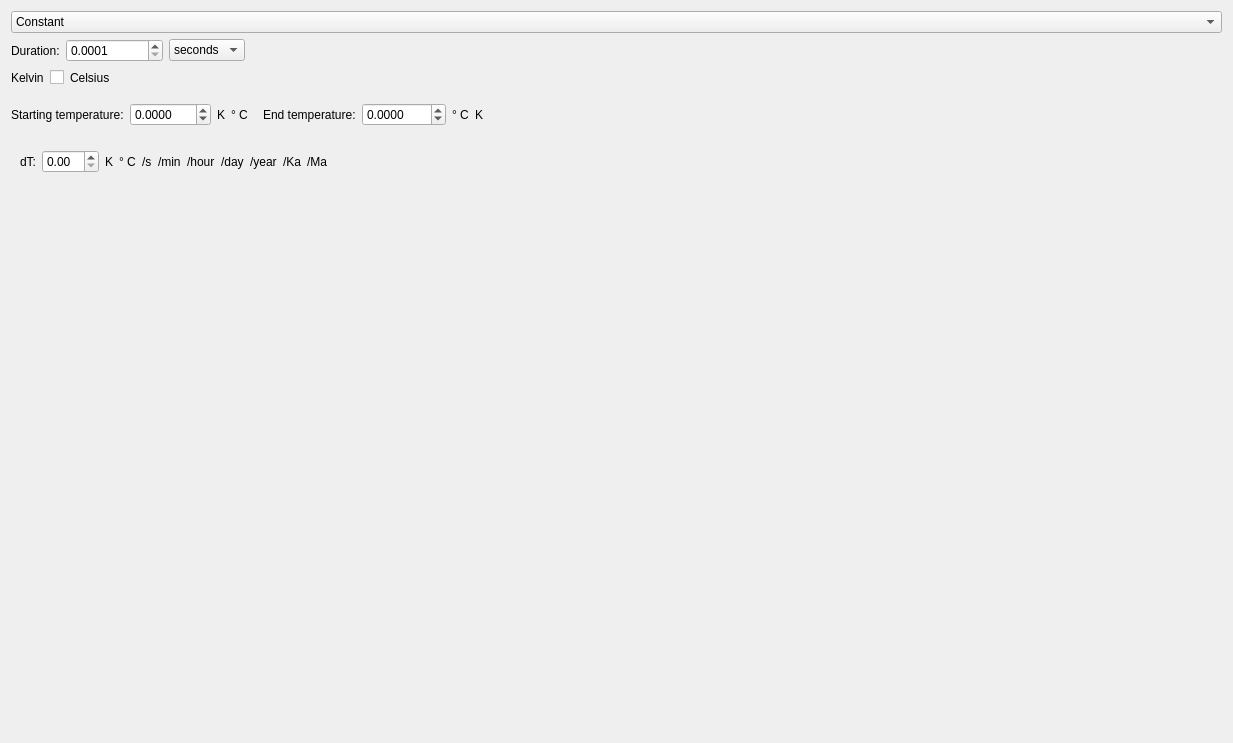
        <widget class="QWidget" name="TempInputWidget">
         <property name="geometry">
          <rect>
           <x>0</x>
           <y>0</y>
           <width>1233</width>
           <height>743</height>
          </rect>
         </property>
         <property name="minimumSize">
          <size>
           <width>0</width>
           <height>0</height>
          </size>
         </property>
         <layout class="QVBoxLayout" name="verticalLayout_6">
          <item>
           <widget class="QComboBox" name="tempProfileKind">
            <item>
             <property name="text">
              <string>Constant</string>
             </property>
            </item>
            <item>
             <property name="text">
              <string>Linear</string>
             </property>
            </item>
            <item>
             <property name="text">
              <string>Other</string>
             </property>
            </item>
           </widget>
          </item>
          <item>
           <layout class="QHBoxLayout" name="horizontalLayout_4">
            <item>
             <widget class="QLabel" name="label_9">
              <property name="text">
               <string>Duration:</string>
              </property>
             </widget>
            </item>
            <item>
             <widget class="QDoubleSpinBox" name="duration">
              <property name="layoutDirection">
               <enum>Qt::LayoutDirection::LeftToRight</enum>
              </property>
              <property name="decimals">
               <number>4</number>
              </property>
              <property name="minimum">
               <double>0.000100000000000</double>
              </property>
              <property name="maximum">
               <double>99999999999.990005493164063</double>
              </property>
             </widget>
            </item>
            <item>
             <widget class="QComboBox" name="timeUnit">
              <item>
               <property name="text">
                <string>seconds</string>
               </property>
              </item>
              <item>
               <property name="text">
                <string>minutes</string>
               </property>
              </item>
              <item>
               <property name="text">
                <string>hours</string>
               </property>
              </item>
              <item>
               <property name="text">
                <string>days</string>
               </property>
              </item>
              <item>
               <property name="text">
                <string>years</string>
               </property>
              </item>
              <item>
               <property name="text">
                <string>Ka</string>
               </property>
              </item>
              <item>
               <property name="text">
                <string>Ma</string>
               </property>
              </item>
             </widget>
            </item>
            <item>
             <spacer name="horizontalSpacer_12">
              <property name="orientation">
               <enum>Qt::Orientation::Horizontal</enum>
              </property>
              <property name="sizeHint" stdset="0">
               <size>
                <width>40</width>
                <height>20</height>
               </size>
              </property>
             </spacer>
            </item>
           </layout>
          </item>
          <item>
           <layout class="QHBoxLayout" name="horizontalLayout_3">
            <item>
             <widget class="QLabel" name="label_6">
              <property name="text">
               <string>Kelvin</string>
              </property>
             </widget>
            </item>
            <item>
             <widget class="QCheckBox" name="tempUnit">
              <property name="layoutDirection">
               <enum>Qt::LayoutDirection::LeftToRight</enum>
              </property>
              <property name="text">
               <string/>
              </property>
             </widget>
            </item>
            <item>
             <widget class="QLabel" name="label_7">
              <property name="text">
               <string>Celsius</string>
              </property>
             </widget>
            </item>
            <item>
             <spacer name="horizontalSpacer_13">
              <property name="orientation">
               <enum>Qt::Orientation::Horizontal</enum>
              </property>
              <property name="sizeHint" stdset="0">
               <size>
                <width>40</width>
                <height>20</height>
               </size>
              </property>
             </spacer>
            </item>
           </layout>
          </item>
          <item>
           <layout class="QHBoxLayout" name="horizontalLayout_6">
            <item>
             <widget class="QLabel" name="label_8">
              <property name="text">
               <string>Starting temperature:</string>
              </property>
             </widget>
            </item>
            <item>
             <widget class="QDoubleSpinBox" name="startT">
              <property name="layoutDirection">
               <enum>Qt::LayoutDirection::LeftToRight</enum>
              </property>
              <property name="decimals">
               <number>4</number>
              </property>
              <property name="minimum">
               <double>-273.149999999999977</double>
              </property>
              <property name="maximum">
               <double>999.990000000000009</double>
              </property>
             </widget>
            </item>
            <item>
             <widget class="QLabel" name="kelvinSymbol">
              <property name="text">
               <string>K</string>
              </property>
             </widget>
            </item>
            <item>
             <widget class="QLabel" name="celsiusSymbol">
              <property name="text">
               <string>° C</string>
              </property>
             </widget>
            </item>
            <item>
             <widget class="QWidget" name="TendBox" native="true">
              <layout class="QHBoxLayout" name="endTBox">
               <item>
                <widget class="QLabel" name="label_11">
                 <property name="text">
                  <string>End temperature:</string>
                 </property>
                </widget>
               </item>
               <item>
                <widget class="QDoubleSpinBox" name="endT">
                 <property name="layoutDirection">
                  <enum>Qt::LayoutDirection::LeftToRight</enum>
                 </property>
                 <property name="decimals">
                  <number>4</number>
                 </property>
                 <property name="minimum">
                  <double>-273.149999999999977</double>
                 </property>
                 <property name="maximum">
                  <double>9999.989999999999782</double>
                 </property>
                </widget>
               </item>
               <item>
                <widget class="QLabel" name="celsiusSymbol2">
                 <property name="text">
                  <string>° C</string>
                 </property>
                </widget>
               </item>
               <item>
                <widget class="QLabel" name="kelvinSymbol2">
                 <property name="text">
                  <string>K</string>
                 </property>
                </widget>
               </item>
               <item>
                <spacer name="horizontalSpacer_15">
                 <property name="orientation">
                  <enum>Qt::Orientation::Horizontal</enum>
                 </property>
                 <property name="sizeHint" stdset="0">
                  <size>
                   <width>40</width>
                   <height>20</height>
                  </size>
                 </property>
                </spacer>
               </item>
              </layout>
             </widget>
            </item>
            <item>
             <spacer name="horizontalSpacer_14">
              <property name="orientation">
               <enum>Qt::Orientation::Horizontal</enum>
              </property>
              <property name="sizeHint" stdset="0">
               <size>
                <width>40</width>
                <height>20</height>
               </size>
              </property>
             </spacer>
            </item>
           </layout>
          </item>
          <item>
           <widget class="QWidget" name="diffTBox" native="true">
            <layout class="QHBoxLayout" name="dTBox">
             <item>
              <widget class="QLabel" name="label_12">
               <property name="text">
                <string>dT:</string>
               </property>
              </widget>
             </item>
             <item>
              <widget class="QDoubleSpinBox" name="dT">
               <property name="layoutDirection">
                <enum>Qt::LayoutDirection::LeftToRight</enum>
               </property>
              </widget>
             </item>
             <item>
              <widget class="QLabel" name="kelvinSymbol3">
               <property name="text">
                <string>K</string>
               </property>
              </widget>
             </item>
             <item>
              <widget class="QLabel" name="celsiusSymbol3">
               <property name="text">
                <string>° C</string>
               </property>
              </widget>
             </item>
             <item>
              <widget class="QLabel" name="sSymbol">
               <property name="text">
                <string>/s</string>
               </property>
              </widget>
             </item>
             <item>
              <widget class="QLabel" name="minSymbol">
               <property name="text">
                <string>/min</string>
               </property>
              </widget>
             </item>
             <item>
              <widget class="QLabel" name="hourSymbol">
               <property name="text">
                <string>/hour</string>
               </property>
              </widget>
             </item>
             <item>
              <widget class="QLabel" name="dSymbol">
               <property name="text">
                <string>/day</string>
               </property>
              </widget>
             </item>
             <item>
              <widget class="QLabel" name="yearSymbol">
               <property name="text">
                <string>/year</string>
               </property>
              </widget>
             </item>
             <item>
              <widget class="QLabel" name="kaSymbol">
               <property name="text">
                <string>/Ka</string>
               </property>
              </widget>
             </item>
             <item>
              <widget class="QLabel" name="maSymbol">
               <property name="text">
                <string>/Ma</string>
               </property>
              </widget>
             </item>
             <item>
              <spacer name="horizontalSpacer_16">
               <property name="orientation">
                <enum>Qt::Orientation::Horizontal</enum>
               </property>
               <property name="sizeHint" stdset="0">
                <size>
                 <width>40</width>
                 <height>20</height>
                </size>
               </property>
              </spacer>
             </item>
            </layout>
           </widget>
          </item>
          <item>
           <spacer name="verticalSpacer">
            <property name="orientation">
             <enum>Qt::Orientation::Vertical</enum>
            </property>
            <property name="sizeHint" stdset="0">
             <size>
              <width>20</width>
              <height>40</height>
             </size>
            </property>
           </spacer>
          </item>
         </layout>
        </widget>
